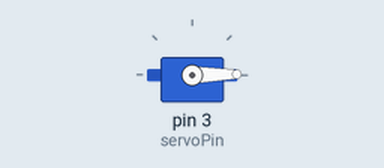
Recording of a sketch running on a simulated Arduino Uno, built with avr-gcc and run on an emulated ATmega328P. On the bench: servo.

Above: at 0.05 s.
At 2.5 s:
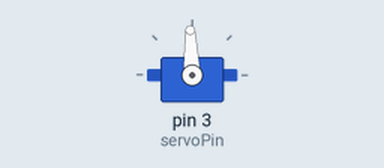
At 4.95 s:
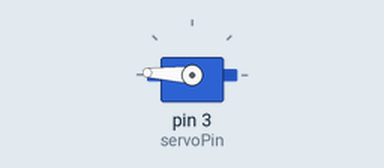
At 9.9 s:
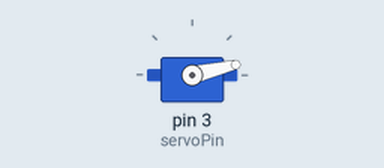
Timing chart, 0 to 13.4 s (numbered marks = the images above):
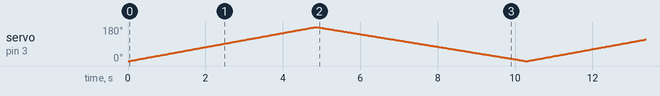

The sketch:

ServoForLoop.ino
```cpp
#include <Servo.h> // Servo library (Will always assume Servo max is 180)

int servoPin = 3;
Servo Servo1; // Servo object named Servo1
int servoPosition = 0; // Initial Servo position
int actualAngle;

void setup()
{
  Servo1.attach(servoPin);
  Servo1.write(servoPosition);
  // Set up Serial Monitor on baud 9600 to display and receive data if needed
  Serial.begin(9600);
}

void loop()
{
  for (actualAngle = 0; actualAngle <= 160; actualAngle += 1) {
    servoPosition = map(actualAngle, 0, 160, 0, 180);
    Servo1.write(servoPosition);
    delay(30);
  }
  for (servoPosition = 180; servoPosition >= 0; servoPosition -= 1) {
    Servo1.write(servoPosition);
    delay(30);
  }
}
```
